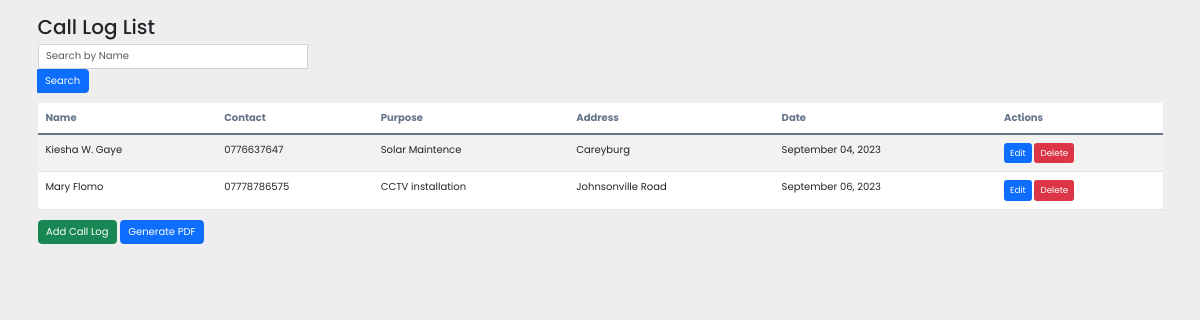
Page /list/ on the committed database.
### dashboard/models.py (models this page shows, shortened)
class CallLog(models.Model):
    name = models.CharField(max_length=100)
    contact = models.CharField(max_length=15)
    purpose = models.TextField()
    address = models.TextField()
    date = models.DateField(auto_now_add=True,  null=True)  # Automatically set the date when a log is created

### dashboard/views.py (the view)
# urls.py: path('list/', CallLogListView.as_view(), name='calllog_list'),
class CallLogListView(ListView):
    model = CallLog
    template_name = 'dashboard/calllog_list.html'
    context_object_name = 'calllogs'
    def get_queryset(self):
        queryset = super().get_queryset()
        search_query = self.request.GET.get('search_query')
        if search_query:
            queryset = queryset.filter(name__icontains=search_query)
        return queryset
    def get_context_data(self, **kwargs):
        context = super().get_context_data(**kwargs)
        context['search_form'] = CallLogSearchForm(self.request.GET)
        return context

### dashboard/forms.py
class CallLogSearchForm(forms.Form):
    search_query = forms.CharField(label='Search', max_length=100, required=False)

### templates/dashboard/calllog_list.html
{% extends 'partials/base.html' %}
{% load crispy_forms_tags %}
{% block content %}
<div class="container mt-4">
    <h2>Call Log List</h2>
        <form method="get" class="form-inline mb-3">
            <div class="input-group">
                <input type="text" class="form-control" name="search_query" placeholder="Search by Name" value="{{ request.GET.search_query }}">
                <div class="input-group-append">
                    <button type="submit" class="btn btn-primary">Search</button>
                </div>
            </div>
        </form>
    <table class="table table-striped">
        <thead>
            <tr>
                <th>Name</th>
                <th>Contact</th>
                <th>Purpose</th>
                <th>Address</th>
                <th>Date</th>
                <th>Actions</th>
            </tr>
        </thead>
        <tbody>
            {% for calllog in calllogs %}
            <tr>
                <td>{{ calllog.name }}</td>
                <td>{{ calllog.contact }}</td>
                <td>{{ calllog.purpose }}</td>
                <td>{{ calllog.address }}</td>
                <td>{{ calllog.date|date:"F d, Y" }}</td>
                <td>
                    <a href="{% url 'calllog_edit' pk=calllog.pk %}" class="btn btn-primary btn-sm">Edit</a>
                    <a href="#" class="btn btn-danger btn-sm">Delete</a>
                </td>
            </tr>
            {% endfor %}
        </tbody>
    </table>
    <a href="{% url 'calllog_create' %}" class="btn btn-success">Add Call Log</a>
    <a href="{% url 'generate_calllog_pdf' %}" class="btn btn-primary">Generate PDF</a>
</div>
{% endblock %}

### static/style.css (style rules this page uses)
:root { --light: #f6f6f9; --primary: #1976D2; --light-primary: #CFE8FF; --grey: #eee; --dark-grey: #AAAAAA; --dark: #363949; --danger: #D32F2F; --light-danger: #FECDD3; --warning: #FBC02D; --light-warning: #FFF2C6; --success: #388E3C; --light-success: #BBF7D0; }
* { margin: 0; padding: 0; box-sizing: border-box; font-family: 'Poppins', sans-serif; }
a { text-decoration: none; }
html { overflow-x: hidden; }
body { background: var(--grey); overflow-x: hidden; }

### staticfiles/jazzmin/css/main.css (style rules this page uses)
.table thead th { color: #64748b; border-bottom: 0; }
.vTextField, .vLargeTextField, .vURLField, .vIntegerField, .vBigIntegerField, .vForeignKeyRawIdAdminField, .vDateField, .vTimeField, input[type="number"], input[type="text"] { height: calc(2.25rem + 2px); padding: .375rem .75rem; font-size: 1rem; font-weight: 400; line-height: 1.5; color: #495057; background-color: #fff; background-clip: padding-box; border: 1px solid #ced4da; border-radius: .25rem; box-shadow: inset 0 0 0 transparent; transition: border-color .15s ease-in-out, box-shadow .15s ease-in-out; }

### templates/partials/base.html (style rules this page uses)
:root { --light: #f6f6f9; --primary: #1976D2; --light-primary: #CFE8FF; --grey: #eee; --dark-grey: #AAAAAA; --dark: #363949; --danger: #D32F2F; --light-danger: #FECDD3; --warning: #FBC02D; --light-warning: #FFF2C6; --success: #388E3C; --light-success: #BBF7D0; }
* { margin: 0; padding: 0; box-sizing: border-box; font-family: 'Poppins', sans-serif; }
a { text-decoration: none; }
html { overflow-x: hidden; }
body { background: var(--grey); overflow-x: hidden; }

### rows in the picture
CallLog: name "Kiesha W. Gaye", contact "0776637647", purpose "Solar Maintence", address "Careyburg", date "September 04, 2023"
CallLog: name "Mary Flomo", contact "07778786575", purpose "CCTV installation", address "Johnsonville Road", date "September 06, 2023"
